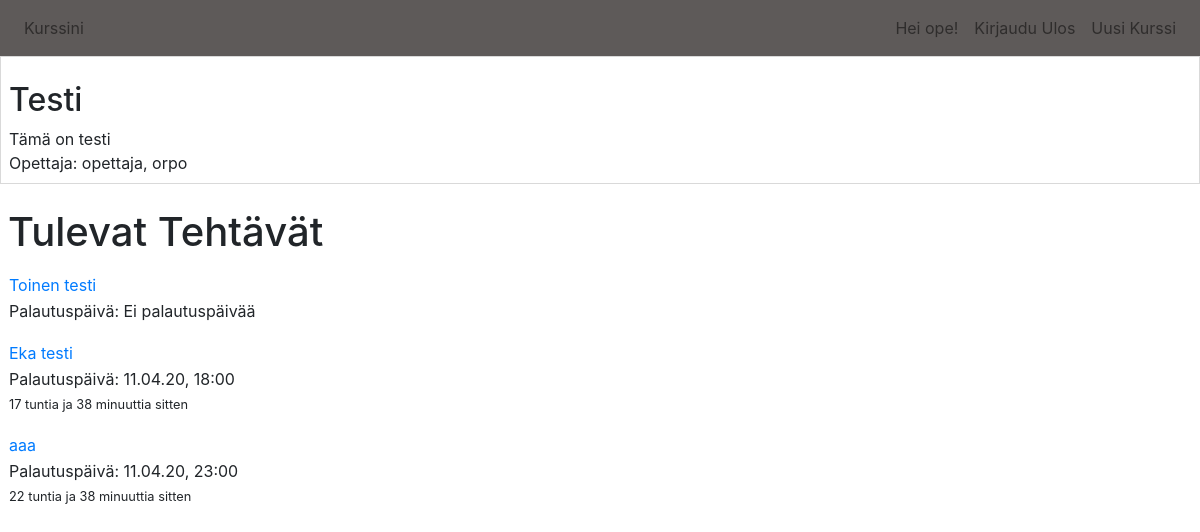
The app's page /view/1?s=1 (signed in) with its own data.
### tables this page shows
CREATE TABLE account (
	id INTEGER NOT NULL, 
	role_id INTEGER NOT NULL, 
	"creation date" DATETIME DEFAULT (CURRENT_TIMESTAMP) NOT NULL, 
	username VARCHAR(144) NOT NULL, 
	salt VARCHAR(144) NOT NULL, 
	password VARCHAR(144) NOT NULL, 
	first_name VARCHAR(144) NOT NULL, 
	last_name VARCHAR(144) NOT NULL, 
	PRIMARY KEY (id), 
	CONSTRAINT username_unique UNIQUE (username), 
	FOREIGN KEY(role_id) REFERENCES role (id) ON UPDATE CASCADE
);

CREATE TABLE course (
	id INTEGER NOT NULL, 
	teacher_id INTEGER, 
	name VARCHAR(144) NOT NULL, 
	description VARCHAR(144), 
	code VARCHAR(8) NOT NULL, 
	end_date DATE NOT NULL, 
	creation_date DATETIME DEFAULT (CURRENT_TIMESTAMP) NOT NULL, 
	PRIMARY KEY (id), 
	FOREIGN KEY(teacher_id) REFERENCES account (id) ON UPDATE CASCADE
);

CREATE TABLE task (
	id INTEGER NOT NULL, 
	points INTEGER NOT NULL, 
	description VARCHAR(500), 
	assignment_id INTEGER NOT NULL, 
	PRIMARY KEY (id), 
	FOREIGN KEY(assignment_id) REFERENCES assignment (id) ON UPDATE CASCADE
);

CREATE TABLE assignment (
	id INTEGER NOT NULL, 
	name VARCHAR(500) NOT NULL, 
	course_id INTEGER NOT NULL, 
	reveal DATETIME DEFAULT (CURRENT_TIMESTAMP) NOT NULL, 
	deadline DATETIME, 
	PRIMARY KEY (id), 
	FOREIGN KEY(course_id) REFERENCES course (id) ON UPDATE CASCADE
);

### application/views.py (the view, shortened to what this page needs)
@app.route("/view/<course_id>")
@login_required
def view_course(course_id):
    if current_user.role =="USER":
        course = db.select_course_details(course_id, current_user.get_id())
        db.set_assignments(course)
        course.set_timezones("Europe/Helsinki")
        teacher = None
        if course is not None:
            teacher = db.get_user_by_id(course.teacher_id)
        return render_template("/student/course.html", course = course, teacher = teacher)
    elif request.args.get("s")=="1":
        course = db.select_course_details(course_id, current_user.get_id(), is_student=False)
        db.set_assignments(course)
        course.set_timezones("Europe/Helsinki")
        teacher = None
        if course is not None:
            teacher = db.get_user_by_id(course.teacher_id)
        return render_template("/student/course.html", course = course, teacher=teacher)

### application/__init__.py (called while the page is built)
@login_manager.user_loader
def load_user(user_id):
    return db.get_user_by_id(user_id)

### application/auth/account.py (called while the page is built)
    def get_id(self):
        return self.id

### application/database/_course_service.py (called while the page is built)
def select_course_details(self, course_id, student_id, is_student = True):
    j = self.course.join(self.course_student)
    if is_student:
        sql = select([self.course]).select_from(j).where( (self.course_student.c.student_id == student_id) & (self.course.c.id == course_id))
    else:
        sql = select([self.course]).where( (self.course.c.teacher_id == student_id) & (self.course.c.id == course_id))
    with self.engine.connect() as conn:
        rs = conn.execute(sql)
        row = rs.fetchone()
        if row is None:
            rs.close()
            return None
        c = Course(row[self.course.c.name], row[self.course.c.description], row[self.course.c.end_date], id=row[self.course.c.id], code = row[self.course.c.code], teacher_id = row[self.course.c.teacher_id] )
        rs.close()
    return c

### application/database/_user_service.py (called while the page is built)
def get_user_by_id(self, user_id: int):
    join_clause = self.account.join(self.role)
    sql = select([self.role.c.name, self.account.c.username, self.account.c.first_name, self.account.c.last_name]).select_from(join_clause).where(self.account.c.id==user_id)
    with self.engine.connect() as conn:
        result_set = conn.execute(sql)
        row = result_set.fetchone()
        result_set.close()
        if row is not None:
            return account(user_id,row[self.account.c.username], row[self.role.c.name], row[self.account.c.first_name], row[self.account.c.last_name] )
        else:
            return None

### application/database/data.py (called while the page is built)
            def _fk_pragma_on_connect(dbapi_con, con_record):
                dbapi_con.execute('pragma foreign_keys=ON')

### application/domain/assignment.py (called while the page is built)
    def set_timezones(self, time_zone:str):
        if self.reveal is not None:
            self.reveal = self.reveal.astimezone(pytz.timezone(time_zone))
        if self.deadline is not None:
            self.deadline = self.deadline.astimezone(pytz.timezone(time_zone))
        for s in self.submits:
            s.set_timezones()
        for file in self.files:
            file.set_timezones(time_zone)
        for task in self.tasks:
            task.set_timezones(time_zone)

    def set_timezones(self, time_zone:str):
        for file in self.files:
            file.set_timezones(time_zone)

    def set_timezones(self, time_zone:str):
        self.date = self.date.astimezone(pytz.timezone(time_zone))

### application/templates/student/course.html
{% extends "layout.html" %}
{% block body %}
<div class="container-fluid pl-2 pt-4 pb-2" style="border:1px solid #d9d9d9; " >
    <h2>{{course.name}} </h2>
    <p>{{course.description}} </p>
    <p> Opettaja: {{teacher.name}}, {{teacher.last_name}} </p>
</div>
    {% if course.assignments %}
    <div id="course_inc" class="container pl-2 pt-4 pb-2" >
        <div class="row">
            <div class="col">
                <h1>Tulevat Tehtävät </h1>
        {% for assig in course.assignments %}
                <table id=assig_table >
                    <tr>
                        <td>
                    <a href={{url_for('view_assig', course_id=course.id, assignment_id=assig.id) }}>{{assig.name}}</a>
                </td>
                </tr>
                    <tr>
                        <td>
        <p>Palautuspäivä: {% if assig.deadline%}
            {{assig.deadline.strftime("%d.%m.%y, %H:%M")}}
        </p>
                        <p><small>{{assig.get_deadline_string()}}</small></p>
            {% else %}
            Ei palautuspäivää
            {% endif %}
        </td>
        </tr>
    </table>
        {% endfor %}
            </div>
        </div>
    </div>
    {% else %}
    <div class="container ml-2 pt-4 pb-2" style="border:1px solid #d9d9d9; " >
    <p>Kurssilla ei ole vielä julkaistu tehtäviä </p>
</div>
    {% endif %}
{% endblock %}

### application/templates/layout.html (shortened to what this page needs)
<!DOCTYPE html>
<html>
<head>
  <link href="https://developer.snapappointments.com/bootstrap-select/A.ajax,,_libs,,_highlight.js,,_9.15.6,,_css,,_github.min.css+css,,_base.css+css,,_custom.css+dist,,_css,,_bootstrap-select.min.css,Mcc.MsOMCVf2_h.css.pagespeed.cf.zpjYFY_U7q.css" rel="stylesheet">
  <link rel="stylesheet" href="https://stackpath.bootstrapcdn.com/bootstrap/4.4.1/css/bootstrap.min.css">
  <link rel="stylesheet" href="{{ url_for('static', filename='header.css') }}">
  <link rel="stylesheet" href="{{ url_for('static', filename='file-icon-classic.css') }}">
  </head>
</head>
<body>
  <nav class="navbar navbar-expand navbar-light mt-0" style="background-color: #5e5a59;">
    <div class="collapse navbar-collapse" id="navbarNav">
      <ul class="navbar-nav">
        <li class="nav-item">
          <a class="nav-link" href="{{ url_for('courses') }}">Kurssini</a>
        </li>
      </ul>
    </div>
      <div class="collapse navbar-collapse" id="navbarNav">
      <ul class="navbar-nav ml-auto">
        {% if current_user.is_authenticated %}
        <li class="nav-item">
          <a class="nav-link" id="name">Hei {{current_user.first_name}}!</a>
        </li>
        <li class="nav-item">
          <a class="nav-link" href="{{ url_for('logout_auth') }}">Kirjaudu Ulos</a>
        </li>
        {% if current_user.role == 'TEACHER' %}
        <li class="nav-item">
          <a class="nav-link" href="{{ url_for('new_course') }}">Uusi Kurssi</a>
        </li>
        {% endif %}
        {% endif %}
    </div>
  </nav>
    {% block body %}{% endblock %}
  </body>
</html>

### application/static/header.css (style rules this page uses)
body { padding: 0; }
.container-fluid { padding-right:0; padding-left:0; margin-right:auto; margin-left:auto }
p { margin-bottom: 0; }
#assig_table { margin-top: 1rem; }
#course_inc { margin-left: 0; margin-right: 0; }

### records on screen
account: first_name "ope", name "opettaja", last_name "orpo"
course: name "Testi", description "Tämä on testi"
task: name "Toinen testi", shows "Ei palautuspäivää"
task: name "Eka testi", deadline "11.04.20, 18:00", get_deadline_string "17 tuntia ja 38 minuuttia sitten"
task: name "aaa", deadline "11.04.20, 23:00", get_deadline_string "22 tuntia ja 38 minuuttia sitten"
